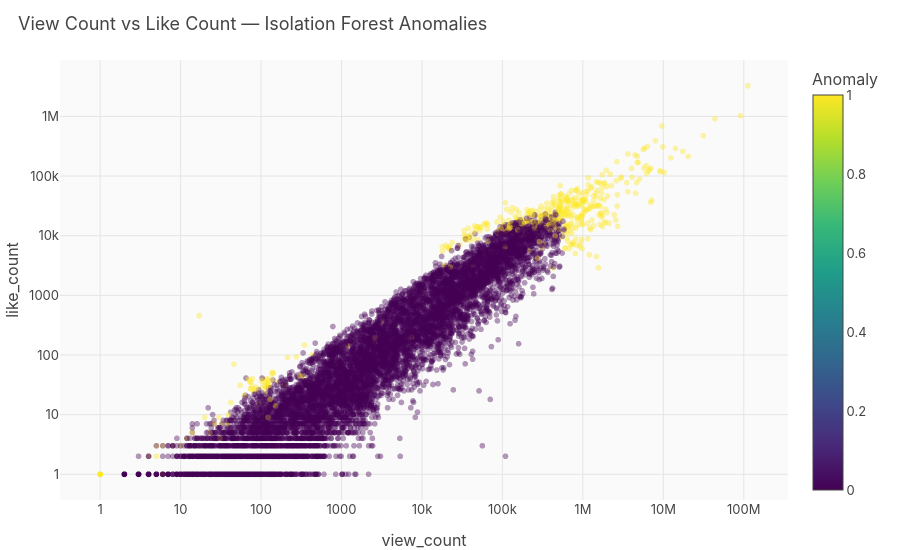

Source (notebook cell):
### Code cell
# Scatter plot: view_count vs like_count colored by anomaly
sample = df_scored.sample(min(10000, len(df_scored)), random_state=42)
fig = px.scatter(sample, x='view_count', y='like_count',
    color='anomaly_label', color_discrete_map={0: COLORS['primary'], 1: COLORS['anomaly']},
    opacity=0.4, log_x=True, log_y=True,
    title='View Count vs Like Count — Isolation Forest Anomalies',
    labels={'anomaly_label': 'Anomaly'})
fig.update_layout(height=550, width=900)
fig.show()

### Figure 1 — Plotly figure (JSON) as saved in the notebook; plotly's stock layout.template omitted (floating-point values rounded to 4 significant figures; data arrays with more than 128 entries replaced by an {"elided": "..."} marker saying what was removed)
{"data": [{"hovertemplate": "view_count=%{x}<br>like_count=%{y}<br>Anomaly=%{marker.color}<extra></extra>", "legendgroup": "", "marker": {"color": {"elided": "10000 int values"}, "coloraxis": "coloraxis", "opacity": 0.4, "symbol": "circle"}, "mode": "markers", "name": "", "showlegend": false, "type": "scattergl", "x": {"elided": "10000 float values"}, "xaxis": "x", "y": {"elided": "10000 float values"}, "yaxis": "y"}], "layout": {"coloraxis": {"colorbar": {"title": {"text": "Anomaly"}}, "colorscale": [[0.0, "#440154"], [0.1111, "#482878"], [0.2222, "#3e4989"], [0.3333, "#31688e"], [0.4444, "#26828e"], [0.5556, "#1f9e89"], [0.6667, "#35b779"], [0.7778, "#6ece58"], [0.8889, "#b5de2b"], [1.0, "#fde725"]]}, "height": 550, "legend": {"tracegroupgap": 0}, "title": {"text": "View Count vs Like Count — Isolation Forest Anomalies"}, "width": 900, "xaxis": {"anchor": "y", "domain": [0.0, 1.0], "title": {"text": "view_count"}, "type": "log"}, "yaxis": {"anchor": "x", "domain": [0.0, 1.0], "title": {"text": "like_count"}, "type": "log"}}}
